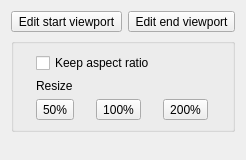
         <widget class="QWidget" name="tab_animation">
          <attribute name="title">
           <string>Animation</string>
          </attribute>
          <layout class="QGridLayout" name="gridLayout_6">
           <item row="0" column="0">
            <widget class="QToolButton" name="anim_start">
             <property name="text">
              <string>Edit start viewport</string>
             </property>
             <property name="checkable">
              <bool>true</bool>
             </property>
            </widget>
           </item>
           <item row="0" column="1">
            <widget class="QToolButton" name="anim_end">
             <property name="text">
              <string>Edit end viewport</string>
             </property>
             <property name="checkable">
              <bool>true</bool>
             </property>
            </widget>
           </item>
           <item row="1" column="0" colspan="2">
            <widget class="QGroupBox" name="align_box">
             <property name="title">
              <string/>
             </property>
             <layout class="QGridLayout" name="gridLayout_8">
              <property name="leftMargin">
               <number>0</number>
              </property>
              <property name="rightMargin">
               <number>0</number>
              </property>
              <property name="horizontalSpacing">
               <number>0</number>
              </property>
              <item row="1" column="0">
               <widget class="QLabel" name="label_7">
                <property name="text">
                 <string>Resize</string>
                </property>
               </widget>
              </item>
              <item row="2" column="0">
               <widget class="QToolButton" name="resize50">
                <property name="text">
                 <string>50%</string>
                </property>
               </widget>
              </item>
              <item row="2" column="1">
               <widget class="QToolButton" name="resize100">
                <property name="text">
                 <string>100%</string>
                </property>
               </widget>
              </item>
              <item row="2" column="2">
               <widget class="QToolButton" name="resize200">
                <property name="text">
                 <string>200%</string>
                </property>
               </widget>
              </item>
              <item row="0" column="0" colspan="3">
               <widget class="QCheckBox" name="keep_aspect">
                <property name="text">
                 <string>Keep aspect ratio</string>
                </property>
               </widget>
              </item>
             </layout>
            </widget>
           </item>
           <item row="2" column="0" colspan="2">
            <spacer name="verticalSpacer">
             <property name="orientation">
              <enum>Qt::Vertical</enum>
             </property>
             <property name="sizeHint" stdset="0">
              <size>
               <width>20</width>
               <height>17</height>
              </size>
             </property>
            </spacer>
           </item>
          </layout>
         </widget>
